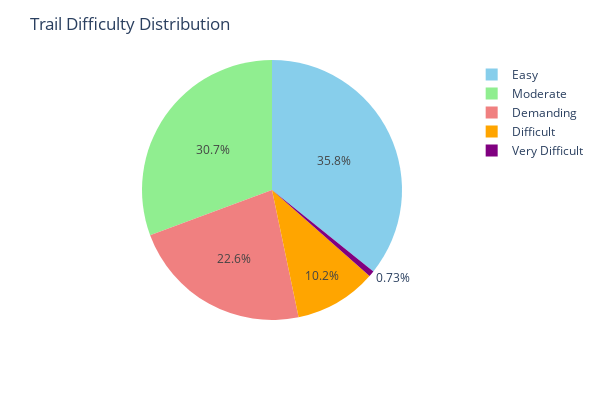

The notebook cell saved with this chart:
### Code cell
# template 1

# Connect to the database
conn = sqlite3.connect('data/hiking.db')

# Read difficulty data from the Trail table and perform group count
query3 = '''
SELECT 
    CASE 
        WHEN difficulty = '1' THEN 'Easy'
        WHEN difficulty = '2' THEN 'Moderate'
        WHEN difficulty = '3' THEN 'Demanding'
        WHEN difficulty = '4' THEN 'Difficult'
        WHEN difficulty = '5' THEN 'Very Difficult'
    END AS difficulty_label,
    COUNT(*) AS count
FROM Trail
GROUP BY difficulty
'''

trail_difficulty = pd.read_sql_query(query3, conn)

# Close the database connection
conn.close()

colors = ['skyblue', 'lightgreen', 'lightcoral', 'orange', 'purple']

# Create the pie chart using Plotly
fig = px.pie(trail_difficulty, values='count', names='difficulty_label', color_discrete_sequence=colors)
fig.update_layout(title='Trail Difficulty Distribution', 
                  width=600,
                  height=400)
fig.show()

### Figure 1 — Plotly figure (JSON) as saved in the notebook; plotly's stock layout.template omitted (floating-point values rounded to 4 significant figures)
{"data": [{"domain": {"x": [0, 1], "y": [0, 1]}, "hovertemplate": "difficulty_label=%{label}<br>count=%{value}<extra></extra>", "labels": ["Easy", "Moderate", "Demanding", "Difficult", "Very Difficult"], "legendgroup": "", "name": "", "showlegend": true, "type": "pie", "values": [49, 42, 31, 14, 1]}], "layout": {"height": 400, "legend": {"tracegroupgap": 0}, "margin": {"t": 60}, "piecolorway": ["skyblue", "lightgreen", "lightcoral", "orange", "purple"], "title": {"text": "Trail Difficulty Distribution"}, "width": 600}}
